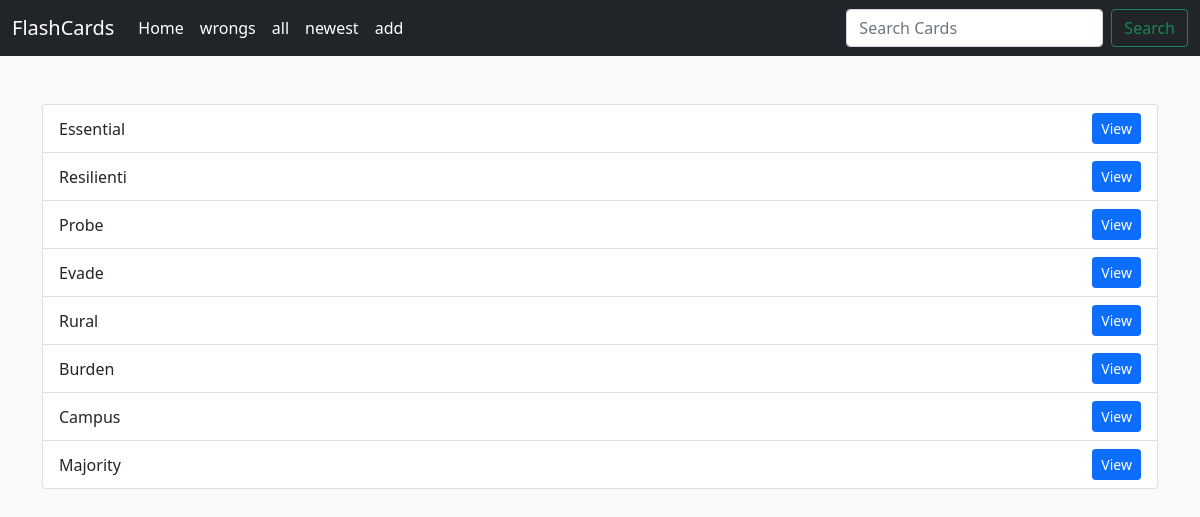
/home/, run on an earlier commit of the app's database.
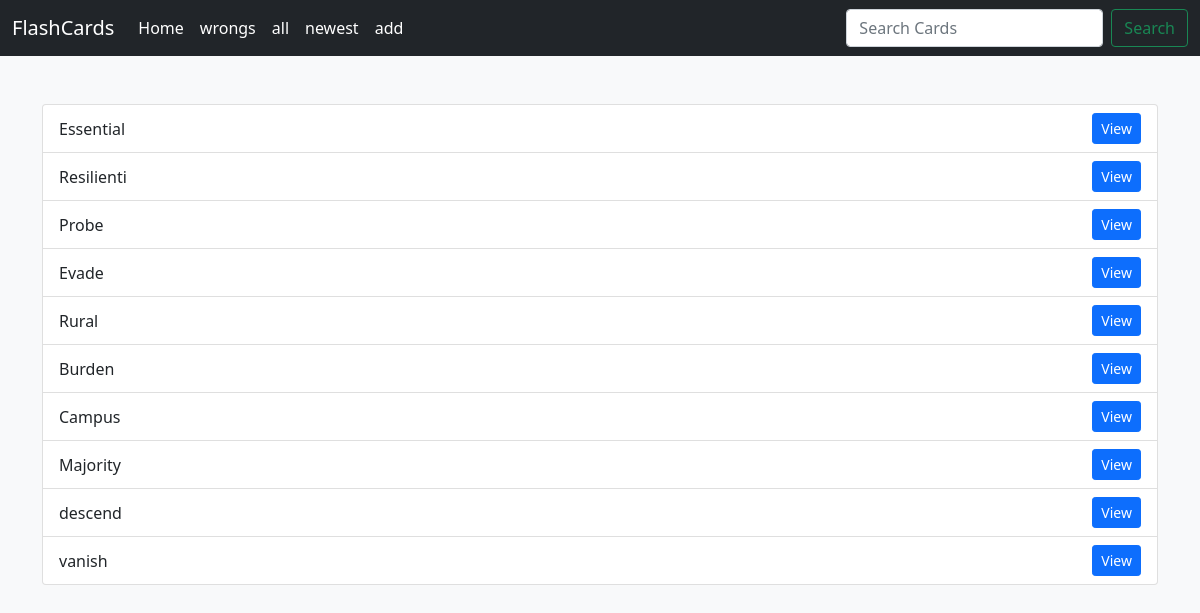
And on a later commit of the database.
### home/models.py (models this page shows, shortened)
class FlashCard(models.Model):
    word = models.CharField(max_length=512)
    meaning = models.CharField(max_length=512)
    example = models.CharField(max_length=1024, null=True, blank=True)
    rate = models.SmallIntegerField(default=0)
    last_reply = models.BooleanField(default=False)
    created_at = models.DateTimeField(auto_now_add=True)
    next_review_date = models.DateField()

### home/views.py (the view)
# urls.py: path("home/" ,HomeView.as_view(),name="home"),
class HomeView(View):
    def get(self, request):
        cards = FlashCard.objects.filter(next_review_date__lte=date.today())
        return render(request, "home/home.html", {"cards": cards})

### home/templates/home/home.html
{% extends 'base.html' %}
{% block content %}
  <ul class="list-group">
    {% if cards %}
      {% for card in cards %}
        <li class="list-group-item d-flex justify-content-between align-items-center">
          {{ card.word }}
          <a href="{% url 'home:cardsdetails' card.id %}" class="btn btn-sm btn-primary">View</a>
        </li>
      {% endfor %}
    {% else %}
      <div dir="rtl" class="alert alert-warning alert-dismissible fade show" role="alert">
        کارتی وجود ندارد!
        <button type="button" class="btn-close" data-bs-dismiss="alert" aria-label="Close"></button>
      </div>
    {% endif %}
  </ul>
{% endblock %}

What changed in the data, as far as the page shows it:
added FlashCard: word "descend"
added FlashCard: word "vanish"
